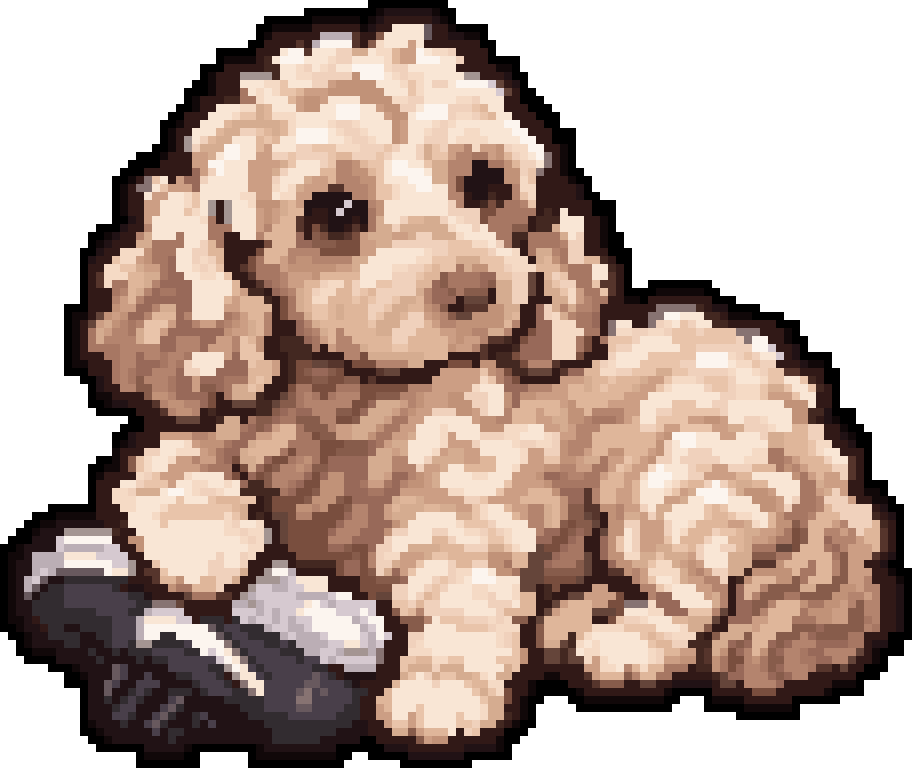

Recreate this plot in Python.
#!/usr/bin/env python3
"""Pixel art reproducido de forma exacta. Generado por la skill pixel-art-exact.

Requiere solo Pillow:  pip install pillow
Uso:  python sprite_ilustracion.py                 -> guarda sprite_ilustracion.png
      from sprite_ilustracion import render; render(scale=8).save("x.png")
"""
from PIL import Image, ImageDraw

# Paleta: símbolo -> (R, G, B). '.' es el fondo.
PALETTE = {
    ".": (255, 255, 255),
    "A": (249, 230, 212),
    "B": (49, 26, 21),
    "C": (0, 0, 0),
    "D": (223, 182, 154),
    "E": (204, 159, 133),
    "F": (239, 208, 184),
    "G": (181, 132, 110),
    "H": (33, 19, 20),
    "I": (214, 170, 143),
    "J": (245, 219, 198),
    "K": (231, 196, 170),
    "L": (168, 119, 99),
    "M": (153, 105, 87),
    "N": (193, 146, 121),
    "O": (17, 9, 8),
    "P": (49, 42, 49),
    "Q": (251, 244, 239),
    "R": (122, 78, 63),
    "S": (136, 91, 75),
    "T": (73, 63, 74),
    "U": (67, 40, 33),
    "V": (213, 200, 206),
    "W": (101, 68, 57),
    "X": (188, 174, 182),
    "Y": (85, 54, 46),
    "Z": (165, 149, 146),
    "a": (133, 116, 114),
    "b": (103, 89, 93),
}

# Cada fila = una fila de píxeles lógicos; cada letra = un color de PALETTE.
ROWS = [
    "..............................................CCCCCCCCCC..........................................................",
    "......................................CCCCCCCCCOHHHHHHOCC.........................................................",
    ".................................CCCCCCOOOOOOCOHBBBBBBHOC.........................................................",
    "................................CCOOOOOBBBBBBOHBBAAAAbBBOCCCC.....................................................",
    "................................COBBBBBBXXXXYBBSAAAAAbBBHHOOC.....................................................",
    "...............................CCBBBBYBXQQQQYBSJAAAEABBBBBBBCC....................................................",
    "...........................CCCCCBBBAQQYAAAFFIIAJJDEEQAJJFBBBBC....................................................",
    "...........................COOOOBUAQQQAAAJFFAAAAJDEEQQQAAFBBBCCCC.................................................",
    ".........................CCCBBBBBUUAAJFAJFAAQQQQJFFAAAAAABBBBBOOC.................................................",
    ".........................COBBBZZZZUAAJJFFFFFNQQQAJFJJAAAAAZZBBBHCC................................................",
    "........................CCOBBBAAAJJKAAAFFENNNNNAAAJKJAFFAQQQQVWBHC................................................",
    ".......................CCCOBBBLAJAJKKDEEENNNNNNNAAAKJAAAAAAAAAVWBCC...............................................",
    ".......................COBBBUULLJAAADENNEAAAANNNNJJFFAAAAJJFAAABBCCC..............................................",
    "......................CCOBBAAAJJIDAAAENNAAQQQAAENNFFAQQQFFFKDAABBBCCC.............................................",
    ".....................CCBBBAAAJKKIDJJJAAAAAQQQAAAENNAQQQQFJJFKDAABBBCCC............................................",
    "....................CCOBBAAADIIIIIIDJAAAAJFFJAAAANEAAAJFJAAAAAAQQBBBCC............................................",
    "....................COBBAAADIIFFKDIDJQQQQAJFFJAAANEAAJFFAAJJAAAAQQBBBCCC..........................................",
    "....................COBZAFDIIAAADKDAAQQQQAAJFFJAANEAAFFFAJJJJAAAAQQBBCCC..........................................",
    "...................CCOBZFIIIQQAADEAAAFFKKKJJJFFFKFAAFIKFEEGJEENFJJQQBBOC..........................................",
    ".................CCCOBBBEEIAQQAAEEFFKFFFFKDDFFFKFAAAFIKKEGGLLENDFJAQaBOC..........................................",
    "................CCCCBBBBEEQQAAAEEEEIKAAAFKGGNDKKAQQAAKIIGGGHHLLNDFFAaBOC..........................................",
    "...............CCCBBBBBBMEFQAAAEEEIFAAAADDGGNNDKAQQQQAIIGGGHHHHNNFKaBBOCC.........................................",
    "..............CCOBaKABEMMFAAAAAEEEFAAAIEEDGGGNNKAAAQQQIIGRHHHHHNNJKBBBBOCC........................................",
    "..............COBaaAKEEEMAAAAAAEEEJAJIEEEYYGGGNKKJAAQQAAGRHHHBBBGJJBBBBBHC........................................",
    "..............COBBAEEAAJKAAAAAJJEEAJJEEHHHHHGGNKKJAAAAAAGGBHHUBBGKJBBBBBHCC.......................................",
    "..............COBBEEAAAJKAZBZAAJNNNIDEHHHHHVHHGNAAAAAAAAFGBBURULLGKBBBBBBBCCC.....................................",
    "..............COBBEEAAAKJAZBZAAAENEIDDHBBHVHHHLNAAAAAAAAFFFFRRLLLLLBUBABBBCCC.....................................",
    "..............CCHBEAAAAAAJLBZAAAENEDDYBBBHHHBHLIAAFDDIIFAJFFRLLLLLBUUUAAABBOC.....................................",
    "............CCCHBBGAAAAAAALLLAAAEGDDDYBRUHHBYBLIIFIIIIIIJAAFALLLSSBUUIAAABBOC.....................................",
    "...........CCOHBBGIAAALAAALLBBAAGDDDDMBSRUUYREIIIEEIFFIIIJAAAALLUULLLLIAFBBOCC....................................",
    "...........COHBBBIILLLLAAFDLBBBBBRDDDMMSSSRRREEIIFFFFFFFKKKJJAFLUBLLLLGFFBBOCC....................................",
    "..........CCHBBJJJNLLLAAFFDDBBBBRDDDGGGGRRRRREEAAAAAAJFFKKKKKFAAJBLIIGLFFBBBCCC...................................",
    "..........CHBBKJJENLLMAAFJFDBBBRLDDEGNNGGGGGIIAAAAAAJJKKKIIIKKKJJJBIDNLFFDDUBCC...................................",
    "..........CBBJJKKIEELMAAJFJKBBYRLLLENNNNNNEEIAAAAJJFFKDKKLINNKKFJJJDDDNLLLAAUBC...................................",
    "..........CBYJJJDDIILMMAAJJAKBBYLLLGEEENDDDDDAAAAFFFKDDSLLLLMMKKFFWBDFKLLLAAYBC...................................",
    "..........CBYJLLDDIGMMMMAAAAADBBYMLGEEDDFJJDFAAKKFFFDDMSLLLLMSIIFFWBIKFFLLKYYBC..CCCCCCCC.........................",
    "..........CBBBLGDIGMLLMMAAAAADEUUBMLGIDFJJDDFKDFFFFFIGMMSLSSSBIIFFWBIIKJELLKYBCCCCOOOOOOCC........................",
    "..........CBBBGEDGMMMMMMAAAADEDDDUBRLIDJJDDDKDKFFKIIDGMMMBWWWBIIFFBBBIIJEGLLBBOOCBBBBBBBBCCC......................",
    "........CCCBBBNEEMMGIIMMAAAAEEDDDDBRLIDKKDIDDDFFKIIDDNGSBBYYYNNIIBBMFIGIGGLBBBBBBBaaaaaUBHHCCCC...................",
    "........COOBWNENMMGDDDMGAAAALGEDDGBRLLIKKDIDDDFKIIDFFENGSWWNNNNIDBBMFJIGLLMBBBBBBaaQQAAAUUBOOOCCCC................",
    "........COBWEINGLGKKKEMMGEELGNEIDGBBBMGIDDDDDDKIIIFFFDEGGNNNNNNDGBBMMJJJLLMBaAABBaFJAKFAAUUBBBBBBCCC..............",
    "........COBLIEGGLIKKEMMMMMMMNEEIDGBBBMLGIDGDDDDIIFFFDDDEENNGGIIGBBRMMJJJJLLBaJJFFJJFKKKFKKKKaaaBBBOC..............",
    "........COBLIGGGGIKKMMGGGMMEEGKDNBBUUUMLEDGGDDDDDFFDDDDDENEEGYYUBRMMMJJJLRBLKKKFAAAAKKKKKKKKFaQQBBOCC.............",
    "........COBLLLLGGGGGMMGGGMEEEGKKNBBUUUULBEGGGIDDDKKDDDDDNEEGYBBBUMMMMJJJLRBBKFFAAAAAAKKFFFFFFFQQVBBHC.............",
    "........COBBBLLGGMGGLGGLAAAAEMKKKBBBUUUBBBBGGRIIIIIIIDDDBBBBYBUURMMMMJJJRBBBFAAAAKKKKKKQQQQJFKFAAVBHCCCC..........",
    "........COOBBBLGGMMMLGLFAAAAMMMKDDEBURRWWYYBRRRGGGGIIBBBRRRBNNUUURGGGYBBBBDFJAAAKKKKKFFQQQQAJJKFFBBBHOOC..........",
    "........CCCBBBLGLMMGGGMFFAAMMMMDDDEBURSMMSRBBBBYWWBBBBBEEEEEKNGRUUWWWBYMMDDJJFFKKKIIKKFFFFFJAAJFKKYYBBBCC.........",
    "..........CCHBLGLSGGGLMMEMMMLLLDKDBBURRSSRRSSBYBBBBBBBEEEEEEJKGMRBBBBBEEEIDDKDDDIEEKJJJFKKKFAAAJKKAAKUBCC.........",
    "...........CHBBGGSSGGLMMESSMLIIKDBBBRLLRRRLLLRRRRRRGGGEEEEEJAAAMMMGGGEEDDIDKDDDIEEKJAAAAFKKFJJJKIIKAAKUBC.........",
    "...........COOBBBBSNNGMMMMRBLIIIUBBWSLGLRLGGGRRSSSGGNEEENNFFFAANMNNEEEEDDDDDDDEEEAAAAAAAAAFFJJJKEEEKAABBC.........",
    "...........CCOHHBBBYGNNGGMRBBWWWUUWSSLGGGGGGRRMIIIEGNEEENNNFFAANMDDDDDENDDDDEEEEAAAAKKKAAFFAAAAAAANNNABBC.........",
    "............CCCCCBBBYGNNGBUBBBBBUUSMLMMGGGSSRMIIIEGNEEFFFNNEFAAGDDDEDDINNDGGGGEEAAFFKKKKKKFAAAAAAAANNUUHCCC.......",
    "................CCBBBBWWWBBUIIBLSSMLLSSSGGRRSIIIELLEEAAAAAAENNGGDDDEEIINNGLLLGEDAAKKKKEENNEAAFFJAAANNUBHOCC.......",
    "...............CCCBBBBBBBBBIIILMSMEDDLSSSGEEIIINLLEEAAAJAAAANNNJJJAAEEIEGGGDDDDDFFKEEKKKKEEIIFFFJAADDFFBBOCC......",
    "..............CCHBBBEEEEGGNIIIMMEEDDDLLRSSEEIINLLEEIAAAJEAAAFFFJJAAAJFEEGGDDDDDDDDENQQQAAAEEAAAFIIDDDFFBBHOCC.....",
    "..............COHBBBAAAJENNNLMMIDDDDLLLLRRRSSSMLEIIAAAAJEEEFAAAAJFFJJFNGGGDDDDDDDDNFAQQAAAAAAAAAIIDDDKJJBBHCC.....",
    "..............OBBBFFAAJJJENLMMIDDDDLRLLLRRSSSSMIIEIAAAJEIIEEAAAAAJEEFFNGGEDDNNDDDENFAAFFFAAAAAJJLLDDDKJAABBBC.....",
    "............CCOBSKJAAJEEGEELMRIIDMRRLGNLRMMMMMIIIGGAAFIIIIEEDDAAAJEEKKNNEIILEEKDENFFAFFFFFAAAJJJLLGEDDDFAAYBC.....",
    "...........CCOOBSKJAAEEEEGLLLBRIMRSGGNGSSMMMMMIIIGGGFEEIAADDDDAAJEEENNGGEELLEKDEEJQAAAFKKEEFFFDDDLNGEDDDFFYBC.....",
    "...........COBBBBJFKEEEJAAAALRBMRSGGGGMRMNNMMMIIEMMGNEIAAAAJJAAAEEENMMLGGLLEDDEEJQQQAAFFEEEEDDAAAAANLEDEEFYBC.....",
    "...........CBBBAAFKKKEAAJJAAJAMUUSGGLMRRNNNMMLEELMGNNEIAAAAAAAAKEEEENLLLLLLDDDEDAQQAJKDDFQFDIIDDAAAALLIEEEBBCCC...",
    "...........CBBJJFIIIAQQAJFFJAAUUUUULMRRSNNNMMMLLMMEEEEEEJJAAAAKEEEDDDNMMMYGDDEEDAAAJKEIQQQQFINNNEAAALLEIFEBBOOC...",
    "...........CBBJJJAAAAAKAAAKDDDKKBURRRRSNNNSRMMMMMIDDIEEEEEFFKEEEEDDDDDNMMYGDDEEDAAAEEIAAQQQAAANNNEAFLLGFFFEBBOOC..",
    "......CCCCCCBBBJJAAAJKKKKKKKKDIBBURRRNNGNRRSGGMMEDIIIDDIIEEKJAADEEGGIDNSSYYNNGEEFAIIAAAAKDKAAAANNEFLLLGDFFFFFBHCC.",
    "....CCCOOOOOBBBBAAAJKKKKKKKKJKIBUBWWRGGRRRRMGGMMEIIIAAAAAIIKJAAADEGGIDNSSWYBNGIIEFIAAAAAKDDKJJAADNLLLGDDDFFFFUBHC.",
    "...CCOOHHHHHHBBUAAAAKAAAAAAAJFAAJBBWRRRRRRMGGGMMMNIAAAAAAJKKKFAAAAGGIDSRSSWBNNFFEEEFAAJDDDDEEIJADNNSLDDDEGFFFDUBC.",
    "..CCOHHHZZZZZZUBBAAAAAAAAAAAJJFJJZBWRRRRRMGGGMMMNFFAAAFFAAJJFKFJAAAGMMRSMSBWNNAFEEEFAJDDDFKKDIIEENLRSDDGGEGFDDYBC.",
    ".CCCHHHVQQQQQQBBNNAAAAAAAAAAAAJFJZBWRRRRRGGGMMMMFAAAAADDFAAAJKKJAAAMMRRMLBBMNKAFEEEKADDDFAADDIEENLLRSDDMGGGEDDYBC.",
    "CCOHHHHVXXXXXVVBBNAAAAAAAAAAAAAJJBBBRRRRRMMSRRMFFAAIIIIDDDFFFIIKJAAWRRMLLBBMNKAFEEIIKKDFAAFFDILLLWWRDDDLMGEEEDYBC.",
    "COOHXXXXAAAAVVVVBBAAAAAAAAAFAAFJBBBBBRRRRRRRSRGFJJEEEIKKDDDDDNNNDDWWWMLLLWBMNNJJIIKIIIEFAAAIIISSSLLDDDDDLSEEEYBHC.",
    "COHHXXXXQQQQQQVVZBBKAAAAAAFFAAFBBBZZBUUUUURMMRGFFIEEKAAAFDDFFNNLDDWWMLLLSWBBMNNIIKJJIENEAAAIIIYYYNDDDLDDGSEEBBHCC.",
    "COHHXVXbbbbbbQAAZBYYKAAAAAFFFFIBBZQQXBBBBBRMMRSFIMEKAAAAFJJQQANNLWWWSSSSSWBBYYNGEJJJJINGEFFIIUNNNNNDLLDDGSEEEBBOCC",
    "COHXVbHHPPPPPPPPBBBYDDNAADDFFIBBZZZXVAAAABBBBRRSSSMAAAFKFJAQQQAAAWWWRRRRWBBBBBBGEKAAJIEEGGFBUNDDDNNSLDDDSSEEGBBBOC",
    "COHXbHPPTTTTTTPBHHBBBNLLDDDFBBBZVVXXVVAAABBBBRRRRFFAAFKFAAAJJAAAJWWBURBBBBEEBBBBGGKJAAAEEGGBMDDGSSSSIISSSNNEGGBBHC",
    "COHbHPPPTTTTTTTTPPHBBBBWLLLYYBZXVVVVVXXXXVQQBBRWWFFAFDKAAAAJJFAAJDDBUBBWWEEEERBBBGMMAAAAEIGBMDGSSSLLSSSSNNGGEGBBHC",
    "COHHPPPPTTTTTTTTTPPaaaWBBBBBBXXZXVVVVVAQVXVVVVVBBKKFDFFAAAAAAFFFADDBBWEDDDEERRaaaJMMMAAAAIGBMMSSGDDDNLLNNEGSGGBBHC",
    "COHHPPPPPPPPTTTTPPXVVVVBBBBBBVVVXVXVVAQQQQVVVQVBBSKDGFFFFFAAAAFDDDDBWEDDDDWWWRAAAJJMMMKKKGWBMMSGDDDDLNNNEESSGGBBHC",
    "COOHBPPPPPPPPPTTTXAAAAVVBPPPBPVXVVXVXVVQQQQQXVQQBBSSSGAKKKFFFJFJSSBWDDDDDDBBRKFFJAAADDIIIWBMMMEEDDDLLLNNEESSLGBBHC",
    "CCOHHBPPHHPPPPTTTXQQQQQQQQbPTTPPPXVVXXVQQQQQQXVQBBBSSAAAAKKKKFJJJBBSDDDDDDJJJJKKKKAAAJIISBBIIIEDDDDSSSMSSSSSGLBBHC",
    ".CCOHHPPPPHHPPTTTXQQPPQQQQQbPTTPPPPXVXXXVQQQQVXQVBBFFAAAAAAAAAJFKBBSDDDUDJAAAAAAKDKFJJJUBSIIISDDDSSSGMSSSSLLBBBCCC",
    "..COHHHHPPHHHPTTPZZPPPPTQQQQaPTTTPPTPXXXXVVAAVXVBBBFJAAAAAAAAAJFKBBSIIWUJAJAAAAAAKDDFFUUUIIMSMDDMSMGGGMMMMLLBHHCC.",
    "..CCOOOHHHHPHHPHPPPTTTTPPQVQAaPTTTTPPPXXVVXZZZXaBBBJJJAAAAAAAAAAKNBBWWUWAJJAAAAAAJFDDEEUYINRMGDNSMGGLMMGGGGWBOCCC.",
    "...CCCCHHHHHPHHHHPHPPTTTTTTVQAaPTTTTTPTTVXVVVVVaBBKKDDJJKKAAAAKKKNBBWWUWWJEJAAAAAJFEENNUYNLRRGNLSSGGLLMMGGWBBOC...",
    "......CCCOHHHHbTHHHHHTTTTTPPZQATPTTTTTTPPBBXXXXBBBKIIIFIIIAAAAAIKBBBBBBBBEEJJAGDJDDLLLBUUNLRMGGLSMGGGLYYBWBBCCC...",
    "........CCOHHHbTHHTHHHPPTTTPBZAATPTTTTTbTPBHHHHBBBIKAFIKKIIDJAIIBBBBOOBBBYEDDDSGDDLLBBBBBUWMMGGGMSMGGBBBBBBCCC....",
    "........CCCHHbTHHTTTHHHHPTTTPBaAATTTTTbbTTTPHBBBBDAAAAFAAAKDDJJBBBOCCCCBBBYSSSBBWWBBHHHHHBWWBGGGGMBBBBBBOOOC......",
    "..........CHHbHHPTPHHPPPHPTTTPPaATTTTbaTbTTTPPBBDAAAAAAAAAAKIKJRBBOCCCCCOBBBBBBBBBBOCCCCCBBBBBRRRBBBBBBOCCCC......",
    "..........CHHPHPTPHHHTbHHHHHPPPPPTTTTaaTTTTTPBBDDAAAAAAAAAAAKIIRBOCC...CCOOOOOOOOOOCC...COOOOBBBBBBCCCCCC.........",
    "..........CHHHPTTHHHTbPHHHHHHHPPPTTTTbbTTTTPPBBEDAAAKAAAAAAAJIIBBOC.....CCCCCCCCCCCC....CCCCCOOOOOOC..............",
    "..........CHHHTTPHHTbPHHPTHHHHHPPPPPTTTTTTPPPBBEEAAEKAAAAKAAJIIUBOC.........................CCCCCCCC..............",
    "..........COHHHPHHTbPHHHPHTHHHHHHPPPPPPPPPPPHHBBEKKEKAAAAKKFIIUBOCC...............................................",
    "..........CCOHHHHHHTHPPHHHHHHHHHHHPPPPPPPPHHHHBBBIISEDDDABFKBBBCCC................................................",
    "...........CCOHHHHHHHPHHHHHHHHHHHHPPPPPPHHHHHCCBBBBBSENNBBBBBBOCC.................................................",
    "............CCCCCCHHHHHOCCCCCCCCOHHHHHHHHHCCCCCCHHHBBBBBBBHHHHOC..................................................",
    ".................COOOOOCC......COOOOOOOOOOCC..CCCCCHHHHHHHCCCCCC..................................................",
    ".................CCCCCCCC......CCCCCCCCCCCC.......CCCCCCCCC.......................................................",
]

BACKGROUND = "."
CELL_X, CELL_Y = 1, 1      # tamaño original de cada píxel lógico en la imagen de origen
OFFSET_X, OFFSET_Y = 0, 0
CANVAS = (114, 96)              # tamaño original del lienzo


def _bounds(k, cell, offset):
    import math
    return math.floor(offset + k * cell), math.floor(offset + (k + 1) * cell)


def render(scale=None, transparent=False):
    """Dibuja el sprite SIN suavizado (rectángulos sólidos).

    scale=None  -> reproduce la imagen original (celda 1x1, lienzo 114x96).
    scale=int   -> sprite de 114x96 px ampliado por un entero, sin márgenes.
    transparent -> el fondo pasa a ser transparente (RGBA).
    """
    mode = "RGBA" if transparent else "RGB"
    if scale is None:
        cx, cy, ox, oy, size = CELL_X, CELL_Y, OFFSET_X, OFFSET_Y, CANVAS
    else:
        cx = cy = scale
        ox = oy = 0
        size = (len(ROWS[0]) * scale, len(ROWS) * scale)
    bg = PALETTE[BACKGROUND]
    bg_fill = (*bg, 0) if transparent else bg
    img = Image.new(mode, size, bg_fill)
    d = ImageDraw.Draw(img)
    for r, row in enumerate(ROWS):
        y0, y1 = _bounds(r, cy, oy)
        for c, ch in enumerate(row):
            if ch == BACKGROUND:
                continue
            x0, x1 = _bounds(c, cx, ox)
            d.rectangle([x0, y0, x1 - 1, y1 - 1], fill=(*PALETTE[ch], 255) if transparent else PALETTE[ch])
    return img


if __name__ == "__main__":
    render().save("sprite_ilustracion.png")
    print("Guardado sprite_ilustracion.png")
